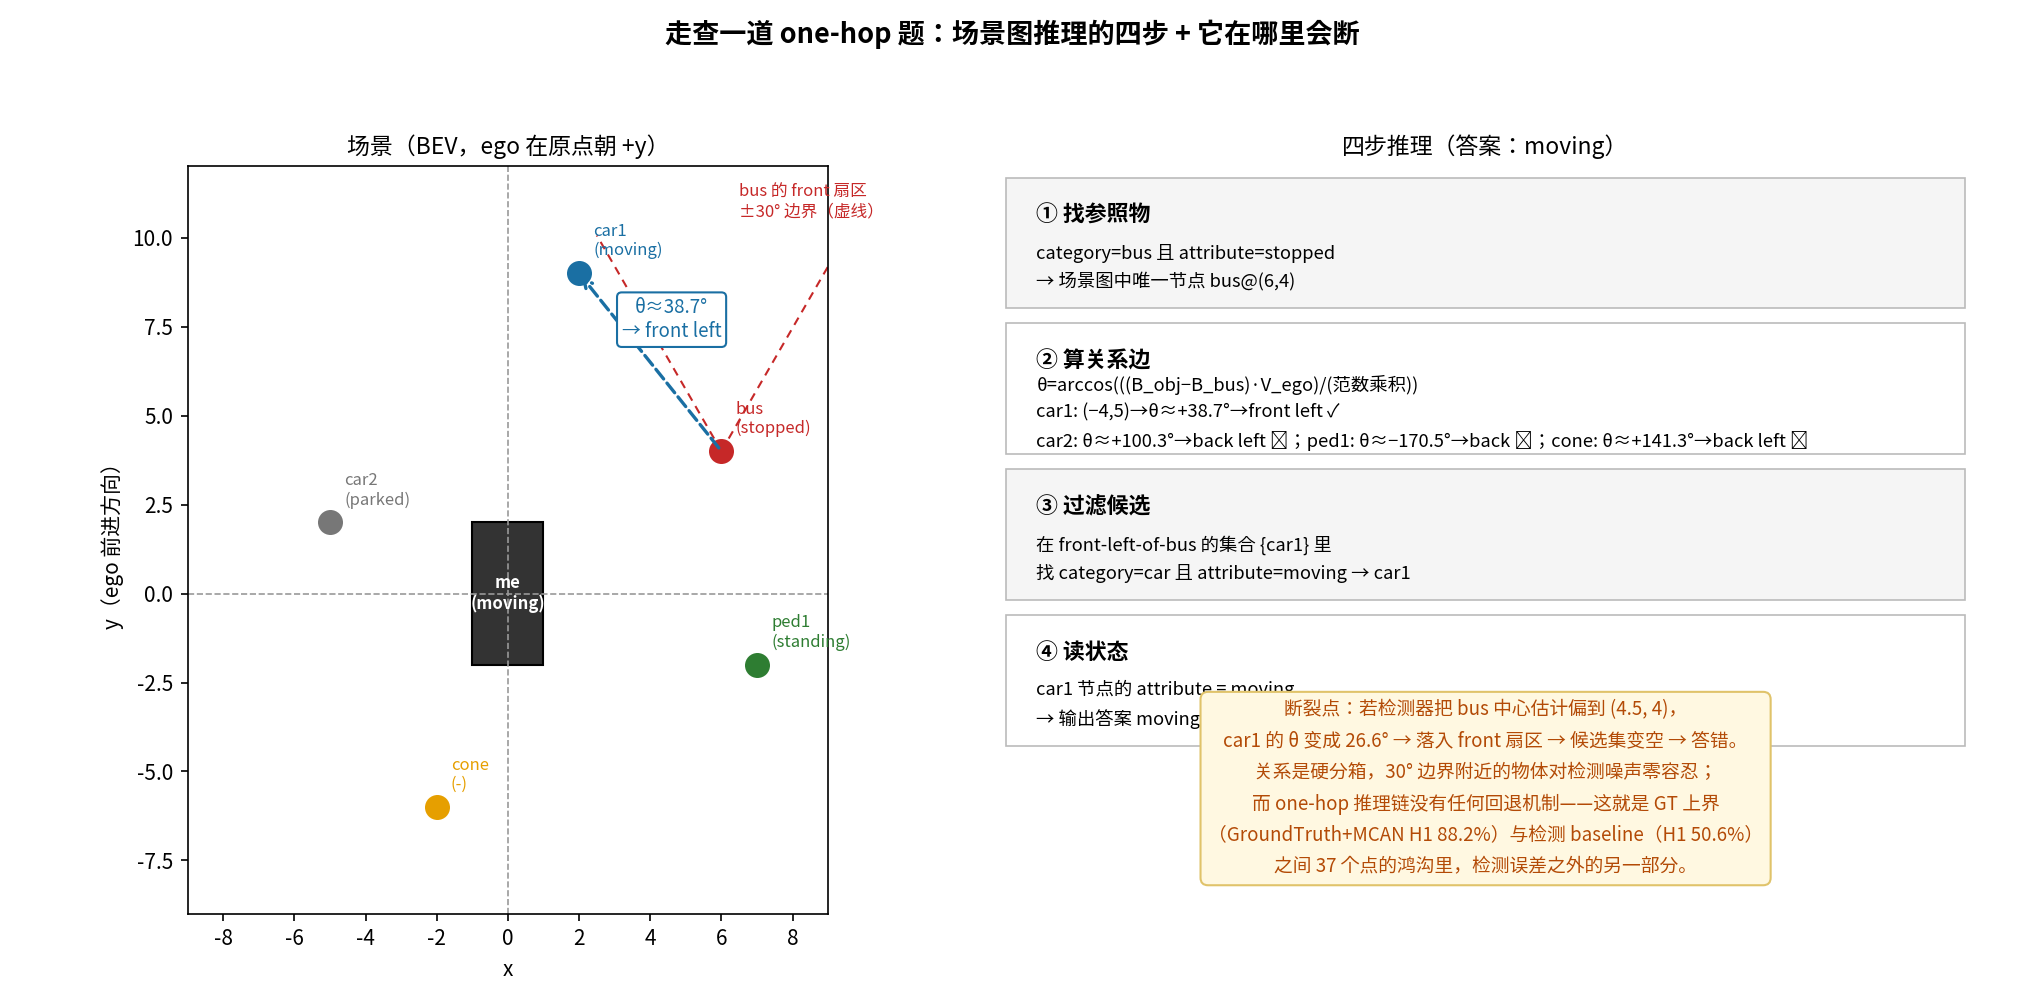

Write Python code to recreate this figure.
# -*- coding: utf-8 -*-
"""One-hop 问答走查：场景图 → 找参照物 → 算关系边 → 过滤候选 → 读状态。
问题："What is the status of the moving car to the front left of the stopped bus?"
并展示检测框噪声如何让 30° 边界附近的物体掉出候选集。"""
import matplotlib
matplotlib.use("Agg")
import matplotlib.pyplot as plt
import matplotlib.patches as mpatches
import numpy as np

plt.rcParams["font.family"] = "Noto Sans CJK JP"
plt.rcParams["axes.unicode_minus"] = False

fig, (ax1, ax2) = plt.subplots(1, 2, figsize=(13.5, 6.6), gridspec_kw={"width_ratios": [1, 1.25]})
fig.suptitle("走查一道 one-hop 题：场景图推理的四步 + 它在哪里会断", fontsize=13, weight="bold", y=0.98)

# ---------- 左：BEV 场景 ----------
ax1.set_xlim(-9, 9); ax1.set_ylim(-9, 12); ax1.set_aspect("equal")
ax1.set_xlabel("x"); ax1.set_ylabel("y（ego 前进方向）")
ax1.set_title("场景（BEV，ego 在原点朝 +y）", fontsize=11)
ax1.axhline(0, color="#999", lw=0.8, ls="--"); ax1.axvline(0, color="#999", lw=0.8, ls="--")
ax1.add_patch(mpatches.Rectangle((-1, -2), 2, 4, fc="#333", ec="k"))
ax1.text(0, 0, "me\n(moving)", color="white", ha="center", va="center", fontsize=8, weight="bold")

objs = {
    "bus": ((6, 4), "stopped", "#c62828"),
    "car1": ((2, 9), "moving", "#1a6fa3"),
    "car2": ((-5, 2), "parked", "#777"),
    "ped1": ((7, -2), "standing", "#2e7d32"),
    "cone": ((-2, -6), "-", "#e69f00"),
}
for name, (pos, attr, c) in objs.items():
    ax1.plot(pos[0], pos[1], "o", color=c, ms=11)
    ax1.text(pos[0] + 0.4, pos[1] + 0.5, f"{name}\n({attr})", fontsize=8, color=c)
# 画出 car1-bus 连线与角度
ax1.annotate("", xy=(2, 9), xytext=(6, 4), arrowprops=dict(arrowstyle="->", color="#1a6fa3", lw=1.6, ls="--"))
ax1.text(4.6, 7.2, "θ≈38.7°\n→ front left", fontsize=9, color="#1a6fa3", ha="center",
         bbox=dict(fc="white", ec="#1a6fa3", boxstyle="round,pad=0.25"))
# bus 的 30° 边界线示意（ego 前进方向为基准）
for ang, ls in [(30, "-"), (-30, "-")]:
    rad = np.deg2rad(ang)
    dx, dy = -np.sin(rad), np.cos(rad)
    ax1.plot([6, 6 + dx * 7], [4, 4 + dy * 7], color="#c62828", lw=1, ls=(0, (4, 3)))
ax1.text(6.5, 10.6, "bus 的 front 扇区\n±30° 边界（虚线）", fontsize=8, color="#c62828")

# ---------- 右：四步推理 ----------
ax2.axis("off"); ax2.set_xlim(0, 10); ax2.set_ylim(0, 10)
ax2.set_title("四步推理（答案：moving）", fontsize=11)
steps = [
    ("① 找参照物", "category=bus 且 attribute=stopped\n→ 场景图中唯一节点 bus@(6,4)"),
    ("② 算关系边", "θ=arccos(((B_obj−B_bus)·V_ego)/(范数乘积))\ncar1: (−4,5)→θ≈+38.7°→front left ✓\ncar2: θ≈+100.3°→back left ✗；ped1: θ≈−170.5°→back ✗；cone: θ≈+141.3°→back left ✗"),
    ("③ 过滤候选", "在 front-left-of-bus 的集合 {car1} 里\n找 category=car 且 attribute=moving → car1"),
    ("④ 读状态", "car1 节点的 attribute = moving\n→ 输出答案 moving（30 类闭集之一）"),
]
y0 = 8.9
for i, (t, body) in enumerate(steps):
    y = y0 - i * 1.95
    ax2.add_patch(mpatches.Rectangle((0.2, y - 0.8), 9.6, 1.75, fc="#f5f5f5" if i % 2 == 0 else "white",
                                     ec="#bbb", lw=0.8))
    ax2.text(0.5, y + 0.45, t, fontsize=10.5, weight="bold", ha="left", va="center")
    ax2.text(0.5, y - 0.25, body, fontsize=8.8, ha="left", va="center", linespacing=1.6)

ax2.text(5, 0.55, "断裂点：若检测器把 bus 中心估计偏到 (4.5, 4)，\n"
                  "car1 的 θ 变成 26.6° → 落入 front 扇区 → 候选集变空 → 答错。\n"
                  "关系是硬分箱，30° 边界附近的物体对检测噪声零容忍；\n"
                  "而 one-hop 推理链没有任何回退机制——这就是 GT 上界\n"
                  "（GroundTruth+MCAN H1 88.2%）与检测 baseline（H1 50.6%）\n"
                  "之间 37 个点的鸿沟里，检测误差之外的另一部分。",
         fontsize=9, ha="center", color="#b34a06", linespacing=1.65,
         bbox=dict(fc="#fff8e1", ec="#e0c36a", boxstyle="round,pad=0.4"))

plt.tight_layout(rect=[0, 0, 1, 0.94])
plt.savefig("/home/hatch/workspace/your_files/paper-xray-100/papers/090-Agent-nuscenes-qa/fig-onehop.png", dpi=150)
print("saved fig-onehop.png")
